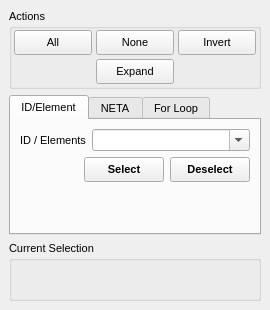
<?xml version="1.0" encoding="UTF-8"?>
<ui version="4.0">
 <class>SelectWidget</class>
 <widget class="QDockWidget" name="SelectWidget">
  <property name="geometry">
   <rect>
    <x>0</x>
    <y>0</y>
    <width>270</width>
    <height>310</height>
   </rect>
  </property>
  <property name="sizePolicy">
   <sizepolicy hsizetype="Minimum" vsizetype="Minimum">
    <horstretch>0</horstretch>
    <verstretch>0</verstretch>
   </sizepolicy>
  </property>
  <property name="minimumSize">
   <size>
    <width>270</width>
    <height>310</height>
   </size>
  </property>
  <property name="font">
   <font>
    <pointsize>8</pointsize>
   </font>
  </property>
  <property name="floating">
   <bool>true</bool>
  </property>
  <property name="allowedAreas">
   <set>Qt::LeftDockWidgetArea|Qt::RightDockWidgetArea</set>
  </property>
  <property name="windowTitle">
   <string>Select</string>
  </property>
  <widget class="QWidget" name="dockWidgetContents">
   <layout class="QVBoxLayout" name="verticalLayout">
    <item>
     <widget class="QGroupBox" name="ActionsBox">
      <property name="sizePolicy">
       <sizepolicy hsizetype="Minimum" vsizetype="Minimum">
        <horstretch>0</horstretch>
        <verstretch>0</verstretch>
       </sizepolicy>
      </property>
      <property name="title">
       <string>Actions</string>
      </property>
      <layout class="QVBoxLayout" name="verticalLayout_5">
       <property name="spacing">
        <number>4</number>
       </property>
       <property name="margin">
        <number>2</number>
       </property>
       <item>
        <layout class="QGridLayout" name="gridLayout">
         <property name="spacing">
          <number>4</number>
         </property>
         <item row="0" column="0">
          <widget class="QToolButton" name="SelectAllButton">
           <property name="sizePolicy">
            <sizepolicy hsizetype="Minimum" vsizetype="Fixed">
             <horstretch>0</horstretch>
             <verstretch>0</verstretch>
            </sizepolicy>
           </property>
           <property name="minimumSize">
            <size>
             <width>30</width>
             <height>25</height>
            </size>
           </property>
           <property name="maximumSize">
            <size>
             <width>654654</width>
             <height>25</height>
            </size>
           </property>
           <property name="toolTip">
            <string>Select all atoms in the current model</string>
           </property>
           <property name="text">
            <string>All</string>
           </property>
           <property name="icon">
            <iconset resource="icons.qrc">
             <normaloff>:/select/icons/select_all.svg</normaloff>:/select/icons/select_all.svg</iconset>
           </property>
           <property name="iconSize">
            <size>
             <width>16</width>
             <height>16</height>
            </size>
           </property>
           <property name="toolButtonStyle">
            <enum>Qt::ToolButtonTextBesideIcon</enum>
           </property>
          </widget>
         </item>
         <item row="0" column="1">
          <widget class="QToolButton" name="SelectNoneButton">
           <property name="sizePolicy">
            <sizepolicy hsizetype="Minimum" vsizetype="Fixed">
             <horstretch>0</horstretch>
             <verstretch>0</verstretch>
            </sizepolicy>
           </property>
           <property name="minimumSize">
            <size>
             <width>30</width>
             <height>25</height>
            </size>
           </property>
           <property name="maximumSize">
            <size>
             <width>654</width>
             <height>25</height>
            </size>
           </property>
           <property name="toolTip">
            <string>Deselect all atoms in the current model</string>
           </property>
           <property name="text">
            <string>None</string>
           </property>
           <property name="icon">
            <iconset resource="icons.qrc">
             <normaloff>:/select/icons/select_none.svg</normaloff>:/select/icons/select_none.svg</iconset>
           </property>
           <property name="iconSize">
            <size>
             <width>16</width>
             <height>16</height>
            </size>
           </property>
           <property name="toolButtonStyle">
            <enum>Qt::ToolButtonTextBesideIcon</enum>
           </property>
          </widget>
         </item>
         <item row="0" column="2">
          <widget class="QToolButton" name="SelectionInvertButton">
           <property name="sizePolicy">
            <sizepolicy hsizetype="Minimum" vsizetype="Fixed">
             <horstretch>0</horstretch>
             <verstretch>0</verstretch>
            </sizepolicy>
           </property>
           <property name="minimumSize">
            <size>
             <width>30</width>
             <height>25</height>
            </size>
           </property>
           <property name="maximumSize">
            <size>
             <width>654</width>
             <height>25</height>
            </size>
           </property>
           <property name="toolTip">
            <string>Invert the current atom selection</string>
           </property>
           <property name="text">
            <string>Invert</string>
           </property>
           <property name="icon">
            <iconset resource="icons.qrc">
             <normaloff>:/select/icons/select_invert.svg</normaloff>:/select/icons/select_invert.svg</iconset>
           </property>
           <property name="iconSize">
            <size>
             <width>16</width>
             <height>16</height>
            </size>
           </property>
           <property name="toolButtonStyle">
            <enum>Qt::ToolButtonTextBesideIcon</enum>
           </property>
          </widget>
         </item>
         <item row="1" column="1">
          <widget class="QToolButton" name="SelectionExpandButton">
           <property name="sizePolicy">
            <sizepolicy hsizetype="Minimum" vsizetype="Fixed">
             <horstretch>0</horstretch>
             <verstretch>0</verstretch>
            </sizepolicy>
           </property>
           <property name="minimumSize">
            <size>
             <width>30</width>
             <height>25</height>
            </size>
           </property>
           <property name="maximumSize">
            <size>
             <width>654</width>
             <height>25</height>
            </size>
           </property>
           <property name="toolTip">
            <string>Expand the current atom selection along bonds</string>
           </property>
           <property name="text">
            <string>Expand</string>
           </property>
           <property name="icon">
            <iconset resource="icons.qrc">
             <normaloff>:/select/icons/select_expand.svg</normaloff>:/select/icons/select_expand.svg</iconset>
           </property>
           <property name="iconSize">
            <size>
             <width>16</width>
             <height>16</height>
            </size>
           </property>
           <property name="toolButtonStyle">
            <enum>Qt::ToolButtonTextBesideIcon</enum>
           </property>
          </widget>
         </item>
        </layout>
       </item>
      </layout>
     </widget>
    </item>
    <item>
     <widget class="QTabWidget" name="SelectionTabs">
      <property name="currentIndex">
       <number>0</number>
      </property>
      <widget class="QWidget" name="SelectIDTab">
       <attribute name="title">
        <string>ID/Element</string>
       </attribute>
       <layout class="QVBoxLayout" name="verticalLayout_2">
        <item>
         <layout class="QHBoxLayout" name="horizontalLayout_6">
          <item>
           <widget class="QLabel" name="label_3">
            <property name="sizePolicy">
             <sizepolicy hsizetype="Minimum" vsizetype="Preferred">
              <horstretch>0</horstretch>
              <verstretch>0</verstretch>
             </sizepolicy>
            </property>
            <property name="text">
             <string>ID / Elements</string>
            </property>
           </widget>
          </item>
          <item>
           <widget class="QComboBox" name="SelectionCombo">
            <property name="sizePolicy">
             <sizepolicy hsizetype="Expanding" vsizetype="Fixed">
              <horstretch>0</horstretch>
              <verstretch>0</verstretch>
             </sizepolicy>
            </property>
            <property name="toolTip">
             <string>Specify elements or atom IDs (e.g. C, He-Ar, or 1-10). Use '+' to indicate 'up to' or 'and after' (e.g. +N, 100+)</string>
            </property>
            <property name="editable">
             <bool>true</bool>
            </property>
           </widget>
          </item>
         </layout>
        </item>
        <item>
         <layout class="QHBoxLayout" name="horizontalLayout_2">
          <item>
           <spacer name="horizontalSpacer_2">
            <property name="orientation">
             <enum>Qt::Horizontal</enum>
            </property>
            <property name="sizeHint" stdset="0">
             <size>
              <width>40</width>
              <height>20</height>
             </size>
            </property>
           </spacer>
          </item>
          <item>
           <widget class="QPushButton" name="SelectButton">
            <property name="minimumSize">
             <size>
              <width>0</width>
              <height>25</height>
             </size>
            </property>
            <property name="maximumSize">
             <size>
              <width>16777215</width>
              <height>25</height>
             </size>
            </property>
            <property name="font">
             <font>
              <weight>75</weight>
              <bold>true</bold>
             </font>
            </property>
            <property name="toolTip">
             <string>Select atoms according to the supplied expression</string>
            </property>
            <property name="text">
             <string>Select</string>
            </property>
           </widget>
          </item>
          <item>
           <widget class="QPushButton" name="DeselectButton">
            <property name="minimumSize">
             <size>
              <width>0</width>
              <height>25</height>
             </size>
            </property>
            <property name="maximumSize">
             <size>
              <width>16777215</width>
              <height>25</height>
             </size>
            </property>
            <property name="font">
             <font>
              <weight>75</weight>
              <bold>true</bold>
             </font>
            </property>
            <property name="toolTip">
             <string>Deselect atoms according to the supplied expression</string>
            </property>
            <property name="text">
             <string>Deselect</string>
            </property>
           </widget>
          </item>
         </layout>
        </item>
        <item>
         <spacer name="verticalSpacer">
          <property name="orientation">
           <enum>Qt::Vertical</enum>
          </property>
          <property name="sizeHint" stdset="0">
           <size>
            <width>20</width>
            <height>40</height>
           </size>
          </property>
         </spacer>
        </item>
       </layout>
      </widget>
      <widget class="QWidget" name="SelectNETATab">
       <attribute name="title">
        <string>NETA</string>
       </attribute>
       <layout class="QVBoxLayout" name="verticalLayout_4">
        <item>
         <layout class="QHBoxLayout" name="horizontalLayout_4">
          <property name="spacing">
           <number>4</number>
          </property>
          <item>
           <widget class="QLabel" name="label_2">
            <property name="sizePolicy">
             <sizepolicy hsizetype="Minimum" vsizetype="Preferred">
              <horstretch>0</horstretch>
              <verstretch>0</verstretch>
             </sizepolicy>
            </property>
            <property name="text">
             <string>NETA</string>
            </property>
           </widget>
          </item>
          <item>
           <widget class="QComboBox" name="TypeNetaCombo">
            <property name="sizePolicy">
             <sizepolicy hsizetype="Expanding" vsizetype="Fixed">
              <horstretch>0</horstretch>
              <verstretch>0</verstretch>
             </sizepolicy>
            </property>
            <property name="editable">
             <bool>true</bool>
            </property>
           </widget>
          </item>
         </layout>
        </item>
        <item>
         <layout class="QHBoxLayout" name="horizontalLayout_7">
          <item>
           <widget class="QLabel" name="label">
            <property name="sizePolicy">
             <sizepolicy hsizetype="Minimum" vsizetype="Preferred">
              <horstretch>0</horstretch>
              <verstretch>0</verstretch>
             </sizepolicy>
            </property>
            <property name="text">
             <string>Element</string>
            </property>
            <property name="alignment">
             <set>Qt::AlignRight|Qt::AlignTrailing|Qt::AlignVCenter</set>
            </property>
           </widget>
          </item>
          <item>
           <widget class="QLineEdit" name="TypeElementEdit">
            <property name="sizePolicy">
             <sizepolicy hsizetype="Minimum" vsizetype="Fixed">
              <horstretch>0</horstretch>
              <verstretch>0</verstretch>
             </sizepolicy>
            </property>
            <property name="maximumSize">
             <size>
              <width>41</width>
              <height>16777215</height>
             </size>
            </property>
            <property name="inputMask">
             <string>Aaa; </string>
            </property>
            <property name="text">
             <string>C</string>
            </property>
            <property name="maxLength">
             <number>3</number>
            </property>
           </widget>
          </item>
          <item>
           <widget class="QToolButton" name="TypeSelectElementButton">
            <property name="maximumSize">
             <size>
              <width>25</width>
              <height>25</height>
             </size>
            </property>
            <property name="text">
             <string/>
            </property>
            <property name="icon">
             <iconset resource="icons.qrc">
              <normaloff>:/build/icons/build_ptable.svg</normaloff>:/build/icons/build_ptable.svg</iconset>
            </property>
            <property name="iconSize">
             <size>
              <width>16</width>
              <height>16</height>
             </size>
            </property>
           </widget>
          </item>
         </layout>
        </item>
        <item>
         <layout class="QHBoxLayout" name="horizontalLayout_3">
          <item>
           <spacer name="horizontalSpacer_3">
            <property name="orientation">
             <enum>Qt::Horizontal</enum>
            </property>
            <property name="sizeHint" stdset="0">
             <size>
              <width>40</width>
              <height>20</height>
             </size>
            </property>
           </spacer>
          </item>
          <item>
           <widget class="QPushButton" name="SelectTypeButton">
            <property name="minimumSize">
             <size>
              <width>0</width>
              <height>25</height>
             </size>
            </property>
            <property name="maximumSize">
             <size>
              <width>16777215</width>
              <height>25</height>
             </size>
            </property>
            <property name="font">
             <font>
              <weight>75</weight>
              <bold>true</bold>
             </font>
            </property>
            <property name="toolTip">
             <string>Select atoms according to the supplied expression</string>
            </property>
            <property name="text">
             <string>Select</string>
            </property>
           </widget>
          </item>
          <item>
           <widget class="QPushButton" name="DeselectTypeButton">
            <property name="minimumSize">
             <size>
              <width>0</width>
              <height>25</height>
             </size>
            </property>
            <property name="maximumSize">
             <size>
              <width>16777215</width>
              <height>25</height>
             </size>
            </property>
            <property name="font">
             <font>
              <weight>75</weight>
              <bold>true</bold>
             </font>
            </property>
            <property name="toolTip">
             <string>Deselect atoms according to the supplied expression</string>
            </property>
            <property name="text">
             <string>Deselect</string>
            </property>
           </widget>
          </item>
         </layout>
        </item>
       </layout>
      </widget>
      <widget class="QWidget" name="SelectLoopTab">
       <attribute name="title">
        <string>For Loop</string>
       </attribute>
       <layout class="QVBoxLayout" name="verticalLayout_6">
        <item>
         <layout class="QHBoxLayout" name="horizontalLayout">
          <item>
           <widget class="QLabel" name="CodeLabel">
            <property name="sizePolicy">
             <sizepolicy hsizetype="Minimum" vsizetype="Preferred">
              <horstretch>0</horstretch>
              <verstretch>0</verstretch>
             </sizepolicy>
            </property>
            <property name="text">
             <string>Code</string>
            </property>
           </widget>
          </item>
          <item>
           <widget class="QComboBox" name="CodeCombo">
            <property name="sizePolicy">
             <sizepolicy hsizetype="Expanding" vsizetype="Fixed">
              <horstretch>0</horstretch>
              <verstretch>0</verstretch>
             </sizepolicy>
            </property>
            <property name="toolTip">
             <string>The code written here will be executed for each atom 'i' (supplied as a variable of the same name). It should 'return TRUE;' when the atom 'i' is to be selected.'</string>
            </property>
            <property name="editable">
             <bool>true</bool>
            </property>
           </widget>
          </item>
         </layout>
        </item>
        <item>
         <layout class="QHBoxLayout" name="horizontalLayout_5">
          <item>
           <spacer name="horizontalSpacer">
            <property name="orientation">
             <enum>Qt::Horizontal</enum>
            </property>
            <property name="sizeHint" stdset="0">
             <size>
              <width>40</width>
              <height>20</height>
             </size>
            </property>
           </spacer>
          </item>
          <item>
           <widget class="QPushButton" name="SelectCodeButton">
            <property name="minimumSize">
             <size>
              <width>0</width>
              <height>25</height>
             </size>
            </property>
            <property name="maximumSize">
             <size>
              <width>16777215</width>
              <height>25</height>
             </size>
            </property>
            <property name="font">
             <font>
              <weight>75</weight>
              <bold>true</bold>
             </font>
            </property>
            <property name="toolTip">
             <string>Run the selected code as 'for (i in atoms) if (&lt;code&gt;) selectatom(i);'</string>
            </property>
            <property name="text">
             <string>Select</string>
            </property>
           </widget>
          </item>
          <item>
           <widget class="QPushButton" name="DeselectCodeButton">
            <property name="minimumSize">
             <size>
              <width>0</width>
              <height>25</height>
             </size>
            </property>
            <property name="maximumSize">
             <size>
              <width>16777215</width>
              <height>25</height>
             </size>
            </property>
            <property name="font">
             <font>
              <weight>75</weight>
              <bold>true</bold>
             </font>
            </property>
            <property name="toolTip">
             <string>Run the selected code as 'for (i in atoms) if (&lt;code&gt;) deselectatom(i);'</string>
            </property>
            <property name="text">
             <string>Deselect</string>
            </property>
           </widget>
          </item>
         </layout>
        </item>
        <item>
         <spacer name="verticalSpacer_2">
          <property name="orientation">
           <enum>Qt::Vertical</enum>
          </property>
          <property name="sizeHint" stdset="0">
           <size>
            <width>20</width>
            <height>40</height>
           </size>
          </property>
         </spacer>
        </item>
       </layout>
      </widget>
     </widget>
    </item>
    <item>
     <widget class="QGroupBox" name="DetailsGroup">
      <property name="sizePolicy">
       <sizepolicy hsizetype="Preferred" vsizetype="Expanding">
        <horstretch>0</horstretch>
        <verstretch>0</verstretch>
       </sizepolicy>
      </property>
      <property name="title">
       <string>Current Selection</string>
      </property>
      <layout class="QVBoxLayout" name="verticalLayout_3">
       <property name="spacing">
        <number>4</number>
       </property>
       <property name="margin">
        <number>2</number>
       </property>
       <item>
        <widget class="QLabel" name="SelectionLabel1">
         <property name="text">
          <string/>
         </property>
        </widget>
       </item>
       <item>
        <widget class="QLabel" name="SelectionLabel2">
         <property name="text">
          <string/>
         </property>
        </widget>
       </item>
      </layout>
     </widget>
    </item>
   </layout>
  </widget>
 </widget>
 <resources>
  <include location="icons.qrc"/>
 </resources>
 <connections/>
</ui>
